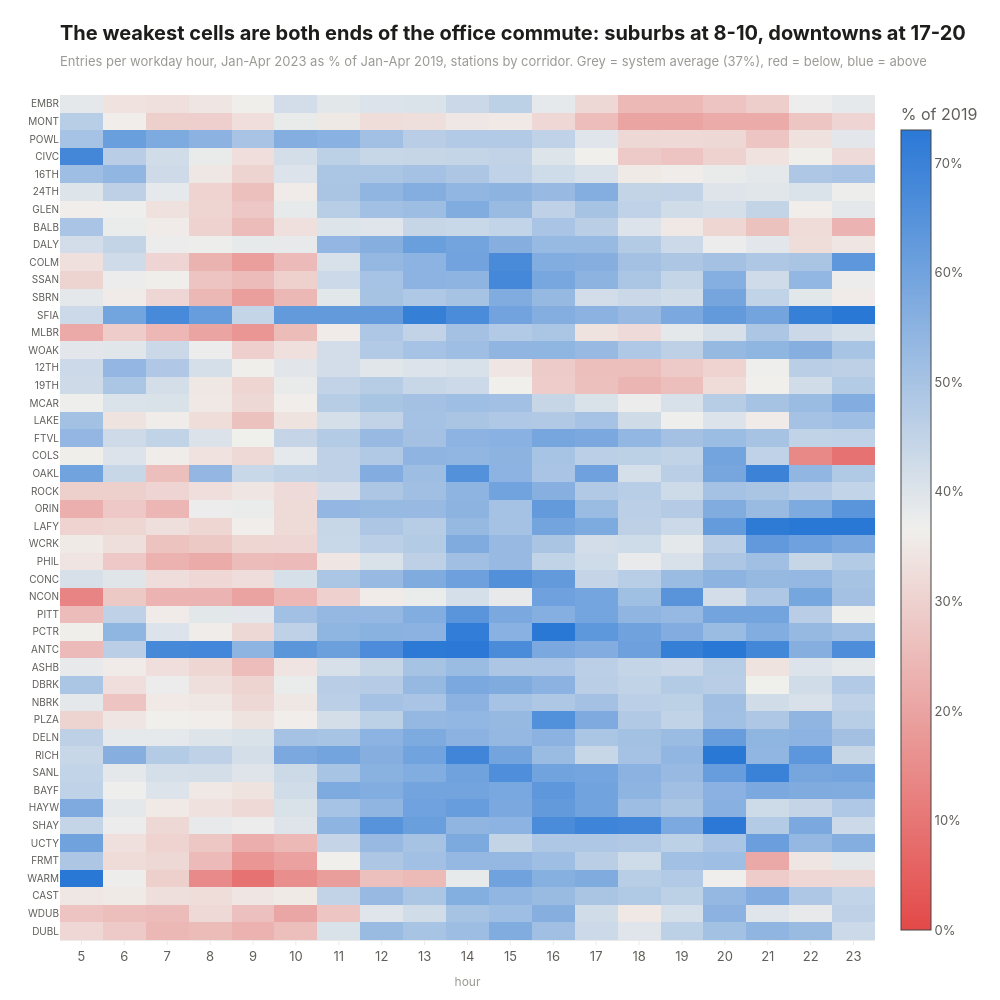

The notebook cell saved with this chart:
### Code cell
system_recovery = fetch_value(con, """
    SELECT 100 * sum(entries_2023) / sum(entries_2019) FROM station_hour_recovery
""")
print(f"system recovery of workday entries, hours 5-23: {system_recovery:.1f}%")

heatmap = go.Heatmap(
    z=matrix,
    x=hours,
    y=station_order,
    customdata=hover,
    colorscale=viz.DIVERGING,
    zmid=system_recovery,
    zmin=0,
    zmax=2 * system_recovery,
    colorbar=dict(title="% of 2019", ticksuffix="%"),
    hovertemplate="%{y} %{x}:00 - %{z:.0f}% of 2019<br>%{customdata}<extra></extra>",
)

fig = go.Figure(heatmap)
fig.update_xaxes(title_text="hour", dtick=1)
fig.update_yaxes(autorange="reversed", tickfont=dict(size=10))
fig.update_layout(hovermode="closest")

title = "The weakest cells are both ends of the office commute: suburbs at 8-10, downtowns at 17-20"
subtitle = (
    f"Entries per workday hour, Jan-Apr 2023 as % of Jan-Apr 2019, stations by corridor. "
    f"Grey = system average ({system_recovery:.0f}%), red = below, blue = above"
)
viz.titled(fig, title, subtitle)
viz.save(fig, "05_station_hour_recovery", height=1000)
fig

### Figure 1 — Plotly figure (JSON) as saved in the notebook; plotly's stock layout.template omitted (floating-point values rounded to 4 significant figures; data arrays with more than 128 entries replaced by an {"elided": "..."} marker saying what was removed)
{"data": [{"colorbar": {"ticksuffix": "%", "title": {"text": "% of 2019"}}, "colorscale": [[0, "#e34948"], [0.5, "#f0efec"], [1, "#2a78d6"]], "customdata": {"elided": "48x19 str values"}, "hovertemplate": "%{y} %{x}:00 - %{z:.0f}% of 2019<br>%{customdata}<extra></extra>", "type": "heatmap", "x": [5, 6, 7, 8, 9, 10, 11, 12, 13, 14, 15, 16, 17, 18, 19, 20, 21, 22, 23], "y": ["EMBR", "MONT", "POWL", "CIVC", "16TH", "24TH", "GLEN", "BALB", "DALY", "COLM", "SSAN", "SBRN", "SFIA", "MLBR", "WOAK", "12TH", "19TH", "MCAR", "LAKE", "FTVL", "COLS", "OAKL", "ROCK", "ORIN", "LAFY", "WCRK", "PHIL", "CONC", "NCON", "PITT", "PCTR", "ANTC", "ASHB", "DBRK", "NBRK", "PLZA", "DELN", "RICH", "SANL", "BAYF", "HAYW", "SHAY", "UCTY", "FRMT", "WARM", "CAST", "WDUB", "DUBL"], "z": {"elided": "48x19 float values"}, "zmax": 73.05, "zmid": 36.52, "zmin": 0}], "layout": {"height": 1000, "hovermode": "closest", "title": {"text": "<b>The weakest cells are both ends of the office commute: suburbs at 8-10, downtowns at 17-20</b><br><span style='font-size:13px;color:#9a9993'>Entries per workday hour, Jan-Apr 2023 as % of Jan-Apr 2019, stations by corridor. Grey = system average (37%), red = below, blue = above</span>"}, "width": 1000, "xaxis": {"dtick": 1, "title": {"text": "hour"}}, "yaxis": {"autorange": "reversed", "tickfont": {"size": 10}}}}
